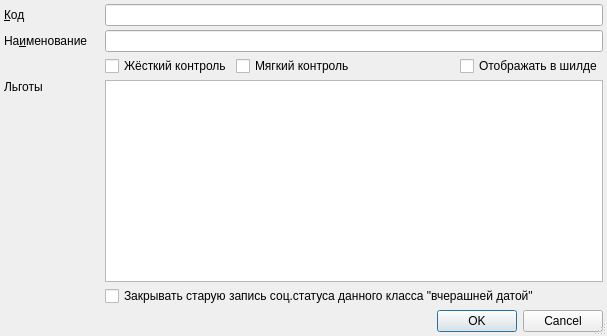
<?xml version="1.0" encoding="UTF-8"?>
<ui version="4.0">
 <class>SocStatusClassItemEditorDialog</class>
 <widget class="QDialog" name="SocStatusClassItemEditorDialog">
  <property name="geometry">
   <rect>
    <x>0</x>
    <y>0</y>
    <width>607</width>
    <height>336</height>
   </rect>
  </property>
  <property name="windowTitle">
   <string>ChangeMe!</string>
  </property>
  <property name="sizeGripEnabled">
   <bool>true</bool>
  </property>
  <layout class="QGridLayout">
   <property name="margin">
    <number>4</number>
   </property>
   <property name="spacing">
    <number>4</number>
   </property>
   <item row="6" column="1" colspan="4">
    <widget class="QCheckBox" name="chkAutoDateClose">
     <property name="text">
      <string>Закрывать старую запись соц.статуса данного класса &quot;вчерашней датой&quot;</string>
     </property>
    </widget>
   </item>
   <item row="0" column="1" colspan="4">
    <widget class="QLineEdit" name="edtCode"/>
   </item>
   <item row="1" column="0">
    <widget class="QLabel" name="lblName">
     <property name="text">
      <string>На&amp;именование</string>
     </property>
     <property name="buddy">
      <cstring>edtName</cstring>
     </property>
    </widget>
   </item>
   <item row="3" column="0">
    <widget class="QLabel" name="lblTypes">
     <property name="text">
      <string>Льготы</string>
     </property>
     <property name="buddy">
      <cstring>tblTypes</cstring>
     </property>
    </widget>
   </item>
   <item row="8" column="0" colspan="5">
    <widget class="QDialogButtonBox" name="buttonBox">
     <property name="orientation">
      <enum>Qt::Horizontal</enum>
     </property>
     <property name="standardButtons">
      <set>QDialogButtonBox::Cancel|QDialogButtonBox::Ok</set>
     </property>
    </widget>
   </item>
   <item row="1" column="1" colspan="4">
    <widget class="QLineEdit" name="edtName">
     <property name="minimumSize">
      <size>
       <width>200</width>
       <height>0</height>
      </size>
     </property>
    </widget>
   </item>
   <item row="4" column="0">
    <spacer>
     <property name="orientation">
      <enum>Qt::Vertical</enum>
     </property>
     <property name="sizeHint" stdset="0">
      <size>
       <width>73</width>
       <height>171</height>
      </size>
     </property>
    </spacer>
   </item>
   <item row="0" column="0">
    <widget class="QLabel" name="lblCode">
     <property name="text">
      <string>&amp;Код</string>
     </property>
     <property name="buddy">
      <cstring>edtCode</cstring>
     </property>
    </widget>
   </item>
   <item row="2" column="1">
    <widget class="QCheckBox" name="chkTightControl">
     <property name="text">
      <string>Жёсткий контроль</string>
     </property>
    </widget>
   </item>
   <item row="3" column="1" rowspan="2" colspan="4">
    <widget class="CInDocTableView" name="tblTypes"/>
   </item>
   <item row="2" column="4">
    <widget class="QCheckBox" name="chkShowInClientInfo">
     <property name="text">
      <string>Отображать в шилде</string>
     </property>
    </widget>
   </item>
   <item row="2" column="2">
    <widget class="QCheckBox" name="chkSoftControl">
     <property name="text">
      <string>Мягкий контроль</string>
     </property>
    </widget>
   </item>
  </layout>
 </widget>
 <customwidgets>
  <customwidget>
   <class>CInDocTableView</class>
   <extends>QTableView</extends>
   <header>library/InDocTable.h</header>
  </customwidget>
 </customwidgets>
 <tabstops>
  <tabstop>edtCode</tabstop>
  <tabstop>edtName</tabstop>
  <tabstop>tblTypes</tabstop>
  <tabstop>buttonBox</tabstop>
 </tabstops>
 <resources/>
 <connections>
  <connection>
   <sender>buttonBox</sender>
   <signal>accepted()</signal>
   <receiver>SocStatusClassItemEditorDialog</receiver>
   <slot>accept()</slot>
   <hints>
    <hint type="sourcelabel">
     <x>216</x>
     <y>292</y>
    </hint>
    <hint type="destinationlabel">
     <x>156</x>
     <y>301</y>
    </hint>
   </hints>
  </connection>
  <connection>
   <sender>buttonBox</sender>
   <signal>rejected()</signal>
   <receiver>SocStatusClassItemEditorDialog</receiver>
   <slot>reject()</slot>
   <hints>
    <hint type="sourcelabel">
     <x>270</x>
     <y>292</y>
    </hint>
    <hint type="destinationlabel">
     <x>311</x>
     <y>301</y>
    </hint>
   </hints>
  </connection>
 </connections>
</ui>
